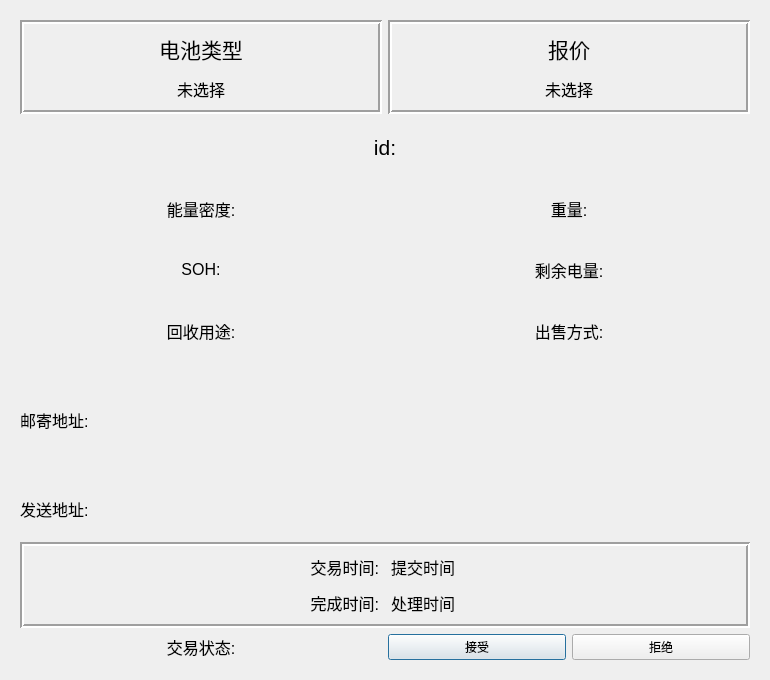
<?xml version="1.0" encoding="UTF-8"?>
<ui version="4.0">
 <class>dealDialog</class>
 <widget class="QDialog" name="dealDialog">
  <property name="geometry">
   <rect>
    <x>0</x>
    <y>0</y>
    <width>770</width>
    <height>680</height>
   </rect>
  </property>
  <property name="minimumSize">
   <size>
    <width>770</width>
    <height>680</height>
   </size>
  </property>
  <property name="maximumSize">
   <size>
    <width>770</width>
    <height>680</height>
   </size>
  </property>
  <property name="windowTitle">
   <string>交易界面</string>
  </property>
  <layout class="QGridLayout" name="gridLayout">
   <property name="horizontalSpacing">
    <number>6</number>
   </property>
   <property name="verticalSpacing">
    <number>12</number>
   </property>
   <item row="0" column="0">
    <widget class="QWidget" name="widget" native="true">
     <layout class="QGridLayout" name="gridLayout_2" rowstretch="1,1,1,1,1,2,1,1,1">
      <item row="4" column="0">
       <widget class="QLabel" name="usage_label">
        <property name="font">
         <font>
          <pointsize>12</pointsize>
         </font>
        </property>
        <property name="text">
         <string>回收用途:</string>
        </property>
        <property name="alignment">
         <set>Qt::AlignCenter</set>
        </property>
       </widget>
      </item>
      <item row="4" column="1">
       <widget class="QLabel" name="sellingWay_label">
        <property name="font">
         <font>
          <pointsize>12</pointsize>
         </font>
        </property>
        <property name="text">
         <string>出售方式:</string>
        </property>
        <property name="alignment">
         <set>Qt::AlignCenter</set>
        </property>
       </widget>
      </item>
      <item row="0" column="1">
       <widget class="QFrame" name="frame_2">
        <property name="frameShape">
         <enum>QFrame::Box</enum>
        </property>
        <property name="frameShadow">
         <enum>QFrame::Sunken</enum>
        </property>
        <property name="lineWidth">
         <number>2</number>
        </property>
        <layout class="QVBoxLayout" name="verticalLayout_2">
         <property name="spacing">
          <number>12</number>
         </property>
         <item>
          <widget class="QLabel" name="label_5">
           <property name="font">
            <font>
             <pointsize>16</pointsize>
            </font>
           </property>
           <property name="text">
            <string>报价</string>
           </property>
           <property name="alignment">
            <set>Qt::AlignCenter</set>
           </property>
          </widget>
         </item>
         <item>
          <widget class="QLabel" name="price_label">
           <property name="font">
            <font>
             <pointsize>12</pointsize>
            </font>
           </property>
           <property name="text">
            <string>未选择</string>
           </property>
           <property name="alignment">
            <set>Qt::AlignCenter</set>
           </property>
          </widget>
         </item>
        </layout>
       </widget>
      </item>
      <item row="2" column="0">
       <widget class="QLabel" name="energyDensity_label">
        <property name="font">
         <font>
          <pointsize>12</pointsize>
         </font>
        </property>
        <property name="text">
         <string>能量密度:</string>
        </property>
        <property name="alignment">
         <set>Qt::AlignCenter</set>
        </property>
       </widget>
      </item>
      <item row="8" column="1">
       <layout class="QHBoxLayout" name="horizontalLayout">
        <item>
         <widget class="QPushButton" name="accept_btn">
          <property name="text">
           <string>接受</string>
          </property>
         </widget>
        </item>
        <item>
         <widget class="QPushButton" name="reject_btn">
          <property name="text">
           <string>拒绝</string>
          </property>
         </widget>
        </item>
       </layout>
      </item>
      <item row="8" column="0">
       <widget class="QLabel" name="transactionStatus_label">
        <property name="font">
         <font>
          <pointsize>12</pointsize>
         </font>
        </property>
        <property name="text">
         <string>交易状态:</string>
        </property>
        <property name="alignment">
         <set>Qt::AlignCenter</set>
        </property>
       </widget>
      </item>
      <item row="1" column="0" colspan="2">
       <widget class="QLabel" name="id_label">
        <property name="font">
         <font>
          <pointsize>16</pointsize>
         </font>
        </property>
        <property name="text">
         <string>id:</string>
        </property>
        <property name="alignment">
         <set>Qt::AlignCenter</set>
        </property>
       </widget>
      </item>
      <item row="7" column="0" colspan="2">
       <widget class="QFrame" name="frame_3">
        <property name="frameShape">
         <enum>QFrame::Box</enum>
        </property>
        <property name="frameShadow">
         <enum>QFrame::Sunken</enum>
        </property>
        <property name="lineWidth">
         <number>2</number>
        </property>
        <layout class="QVBoxLayout" name="verticalLayout_3">
         <property name="spacing">
          <number>12</number>
         </property>
         <item>
          <layout class="QHBoxLayout" name="horizontalLayout_2">
           <item>
            <widget class="QLabel" name="label_2">
             <property name="font">
              <font>
               <pointsize>12</pointsize>
              </font>
             </property>
             <property name="text">
              <string>交易时间:</string>
             </property>
             <property name="alignment">
              <set>Qt::AlignRight|Qt::AlignTrailing|Qt::AlignVCenter</set>
             </property>
            </widget>
           </item>
           <item>
            <widget class="QLabel" name="submittedTime_label">
             <property name="font">
              <font>
               <pointsize>12</pointsize>
              </font>
             </property>
             <property name="text">
              <string>提交时间</string>
             </property>
            </widget>
           </item>
          </layout>
         </item>
         <item>
          <layout class="QHBoxLayout" name="horizontalLayout_3">
           <item>
            <widget class="QLabel" name="label_3">
             <property name="font">
              <font>
               <pointsize>12</pointsize>
              </font>
             </property>
             <property name="text">
              <string>完成时间:</string>
             </property>
             <property name="alignment">
              <set>Qt::AlignRight|Qt::AlignTrailing|Qt::AlignVCenter</set>
             </property>
            </widget>
           </item>
           <item>
            <widget class="QLabel" name="resultTime_label">
             <property name="font">
              <font>
               <pointsize>12</pointsize>
              </font>
             </property>
             <property name="text">
              <string>处理时间</string>
             </property>
            </widget>
           </item>
          </layout>
         </item>
        </layout>
       </widget>
      </item>
      <item row="3" column="1">
       <widget class="QLabel" name="leagcyElectricity_label">
        <property name="font">
         <font>
          <pointsize>12</pointsize>
         </font>
        </property>
        <property name="text">
         <string>剩余电量:</string>
        </property>
        <property name="alignment">
         <set>Qt::AlignCenter</set>
        </property>
       </widget>
      </item>
      <item row="2" column="1">
       <widget class="QLabel" name="weight_label">
        <property name="font">
         <font>
          <pointsize>12</pointsize>
         </font>
        </property>
        <property name="text">
         <string>重量:</string>
        </property>
        <property name="alignment">
         <set>Qt::AlignCenter</set>
        </property>
       </widget>
      </item>
      <item row="3" column="0">
       <widget class="QLabel" name="SOH_label">
        <property name="font">
         <font>
          <pointsize>12</pointsize>
         </font>
        </property>
        <property name="text">
         <string>SOH:</string>
        </property>
        <property name="alignment">
         <set>Qt::AlignCenter</set>
        </property>
       </widget>
      </item>
      <item row="0" column="0">
       <widget class="QFrame" name="frame">
        <property name="frameShape">
         <enum>QFrame::Box</enum>
        </property>
        <property name="frameShadow">
         <enum>QFrame::Sunken</enum>
        </property>
        <property name="lineWidth">
         <number>2</number>
        </property>
        <layout class="QVBoxLayout" name="verticalLayout">
         <property name="spacing">
          <number>12</number>
         </property>
         <item>
          <widget class="QLabel" name="label_4">
           <property name="font">
            <font>
             <pointsize>16</pointsize>
            </font>
           </property>
           <property name="text">
            <string>电池类型</string>
           </property>
           <property name="alignment">
            <set>Qt::AlignCenter</set>
           </property>
          </widget>
         </item>
         <item>
          <widget class="QLabel" name="type_label">
           <property name="font">
            <font>
             <pointsize>12</pointsize>
            </font>
           </property>
           <property name="text">
            <string>未选择</string>
           </property>
           <property name="alignment">
            <set>Qt::AlignCenter</set>
           </property>
          </widget>
         </item>
        </layout>
       </widget>
      </item>
      <item row="5" column="0" colspan="2">
       <widget class="QLabel" name="post_address_label">
        <property name="font">
         <font>
          <pointsize>12</pointsize>
         </font>
        </property>
        <property name="text">
         <string>邮寄地址:</string>
        </property>
       </widget>
      </item>
      <item row="6" column="0" colspan="2">
       <widget class="QLabel" name="sent_address_label">
        <property name="font">
         <font>
          <pointsize>12</pointsize>
         </font>
        </property>
        <property name="text">
         <string>发送地址:</string>
        </property>
       </widget>
      </item>
     </layout>
    </widget>
   </item>
  </layout>
 </widget>
 <resources/>
 <connections/>
</ui>
